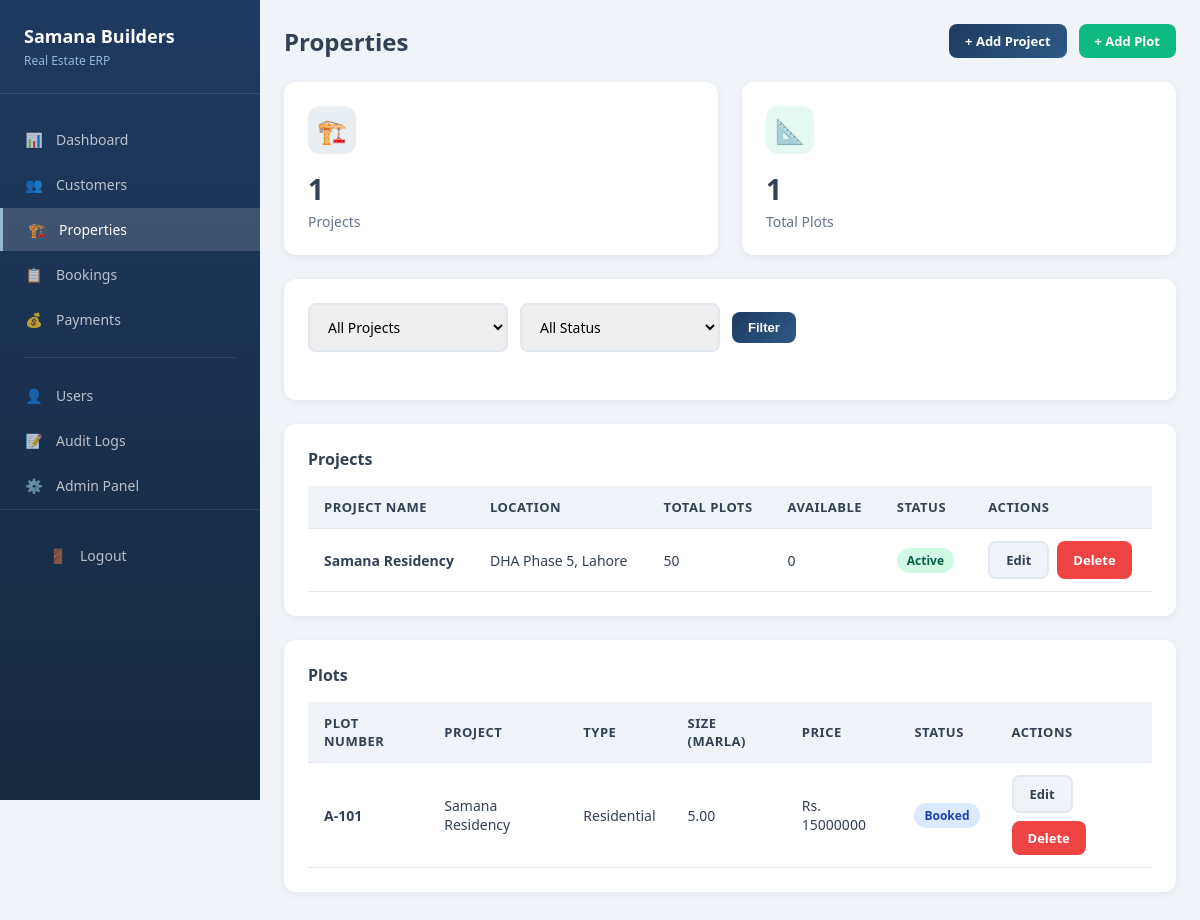
The app's page /properties/ (signed in) with its own data.
### properties/models.py (models this page shows, shortened)
class Project(models.Model):
    name = models.CharField(max_length=200)
    description = models.TextField(blank=True)
    location = models.CharField(max_length=200)
    total_plots = models.PositiveIntegerField(default=0)
    is_active = models.BooleanField(default=True)
    created_at = models.DateTimeField(auto_now_add=True)
    updated_at = models.DateTimeField(auto_now=True)
    @property
    def available_plots(self):
        return self.plots.filter(status='available').count()
    class Meta:
        verbose_name_plural = 'Projects'

class Plot(models.Model):
    STATUS_CHOICES = [
        ('available', 'Available'),
        ('reserved', 'Reserved'),
        ('booked', 'Booked'),
        ('sold', 'Sold'),
        ('cancelled', 'Cancelled'),
    ]
    TYPE_CHOICES = [
        ('residential', 'Residential'),
        ('commercial', 'Commercial'),
        ('industrial', 'Industrial'),
    ]
    plot_number = models.CharField(max_length=50)
    project = models.ForeignKey(Project, on_delete=models.CASCADE, related_name='plots')
    plot_type = models.CharField(max_length=20, choices=TYPE_CHOICES, default='residential')
    size_marla = models.DecimalField(max_digits=10, decimal_places=2, help_text="Size in Marla")
    size_sqft = models.DecimalField(max_digits=10, decimal_places=2, blank=True, null=True, help_text="Size in Square Feet")
    price = models.DecimalField(max_digits=15, decimal_places=2)
    status = models.CharField(max_length=20, choices=STATUS_CHOICES, default='available')
    description = models.TextField(blank=True)
    created_at = models.DateTimeField(auto_now_add=True)
    updated_at = models.DateTimeField(auto_now=True)
    class Meta:
        unique_together = ['project', 'plot_number']
        ordering = ['project', 'plot_number']

### core/views.py (the view)
# urls.py: path('properties/', core_views.properties_view, name='properties'),
@login_required
def properties_view(request):
    projects = Project.objects.all()
    plots = Plot.objects.select_related('project').all()
    project_filter = request.GET.get('project', '')
    status_filter = request.GET.get('status', '')
    if project_filter:
        plots = plots.filter(project_id=project_filter)
    if status_filter:
        plots = plots.filter(status=status_filter)
    context = {
        'projects': projects,
        'plots': plots,
        'project_filter': project_filter,
        'status_filter': status_filter,
    }
    return render(request, 'properties.html', context)

### templates/properties.html (shortened to what this page needs)
{% extends 'base.html' %}
{% block content %}
<div class="app-layout">
    <aside class="sidebar">
        <div class="sidebar-brand">
            <h2>Samana Builders</h2>
            <p>Real Estate ERP</p>
        </div>
        <ul class="nav-menu">
            <li class="nav-item">
                <a href="{% url 'dashboard' %}" class="nav-link">
                    <span class="nav-icon">📊</span>
                    Dashboard
                </a>
            </li>
            <li class="nav-item">
                <a href="{% url 'customers' %}" class="nav-link">
                    <span class="nav-icon">👥</span>
                    Customers
                </a>
            </li>
            <li class="nav-item">
                <a href="{% url 'properties' %}" class="nav-link active">
                    <span class="nav-icon">🏗️</span>
                    Properties
                </a>
            </li>
            <li class="nav-item">
                <a href="{% url 'bookings' %}" class="nav-link">
                    <span class="nav-icon">📋</span>
                    Bookings
                </a>
            </li>
            <li class="nav-item">
                <a href="{% url 'payments' %}" class="nav-link">
                    <span class="nav-icon">💰</span>
                    Payments
                </a>
            </li>
            <div class="nav-divider"></div>
            <li class="nav-item">
                <a href="{% url 'users' %}" class="nav-link">
                    <span class="nav-icon">👤</span>
                    Users
                </a>
            </li>
            <li class="nav-item">
                <a href="{% url 'audit_logs' %}" class="nav-link">
                    <span class="nav-icon">📝</span>
                    Audit Logs
                </a>
            </li>
            <li class="nav-item">
                <a href="/admin/" class="nav-link">
                    <span class="nav-icon">⚙️</span>
                    Admin Panel
                </a>
            </li>
        </ul>
        <div style="margin-top: auto; padding: 24px; border-top: 1px solid rgba(255,255,255,0.1);">
            <a href="{% url 'logout' %}" class="nav-link">
                <span class="nav-icon">🚪</span>
                Logout
            </a>
        </div>
    </aside>
    <main class="main-content">
        <div class="page-header">
            <h1>Properties</h1>
            <div class="user-info">
                <a href="{% url 'project_create' %}" class="btn btn-primary btn-sm">+ Add Project</a>
                <a href="{% url 'plot_create' %}" class="btn btn-success btn-sm">+ Add Plot</a>
            </div>
        </div>
        <div class="stats-grid">
            <div class="stat-card">
                <div class="stat-icon blue">🏗️</div>
                <div class="stat-value">{{ projects|length }}</div>
                <div class="stat-label">Projects</div>
            </div>
            <div class="stat-card">
                <div class="stat-icon green">📐</div>
                <div class="stat-value">{{ plots|length }}</div>
                <div class="stat-label">Total Plots</div>
            </div>
        </div>
        <div class="card">
            <form method="get" class="filters">
                <select name="project" class="form-control">
                    <option value="">All Projects</option>
                </select>
                <select name="status" class="form-control">
                    <option value="">All Status</option>
                </select>
                <button type="submit" class="btn btn-primary btn-sm">Filter</button>
            </form>
        </div>
        <div class="card">
            <div class="card-header">
                <h3>Projects</h3>
            </div>
            <div class="table-container">
                {% if projects %}
                <table>
                    <thead>
                        <tr>
                            <th>Project Name</th>
                            <th>Location</th>
                            <th>Total Plots</th>
                            <th>Available</th>
                            <th>Status</th>
                            <th>Actions</th>
                        </tr>
                    </thead>
                    <tbody>
                        {% for project in projects %}
                        <tr>
                            <td><strong>{{ project.name }}</strong></td>
                            <td>{{ project.location }}</td>
                            <td>{{ project.total_plots }}</td>
                            <td>{{ project.available_plots }}</td>
                            <td>
                                <span class="badge badge-{% if project.is_active %}success{% else %}secondary{% endif %}">
                                    {% if project.is_active %}Active{% else %}Inactive{% endif %}
                                </span>
                            </td>
                            <td>
                                <div class="btn-group">
                                    <a href="{% url 'project_edit' project.pk %}" class="btn btn-secondary btn-sm">Edit</a>
                                    <a href="{% url 'project_delete' project.pk %}" class="btn btn-danger btn-sm">Delete</a>
                                </div>
                            </td>
                        </tr>
                        {% endfor %}
                    </tbody>
                </table>
                {% else %}
                <div class="empty-state">
                    <p>No projects found</p>
                </div>
                {% endif %}
            </div>
        </div>
        <div class="card">
            <div class="card-header">
                <h3>Plots</h3>
            </div>
            <div class="table-container">
                {% if plots %}
                <table>
                    <thead>
                        <tr>
                            <th>Plot Number</th>
                            <th>Project</th>
                            <th>Type</th>
                            <th>Size (Marla)</th>
                            <th>Price</th>
                            <th>Status</th>
                            <th>Actions</th>
                        </tr>
                    </thead>
                    <tbody>
                        {% for plot in plots %}
                        <tr>
                            <td><strong>{{ plot.plot_number }}</strong></td>
                            <td>{{ plot.project.name }}</td>
                            <td>{{ plot.get_plot_type_display }}</td>
                            <td>{{ plot.size_marla }}</td>
                            <td>Rs. {{ plot.price|floatformat:0 }}</td>
                            <td>
                                <span class="badge badge-{% if plot.status == 'available' %}success{% elif plot.status == 'booked' %}info{% elif plot.status == 'sold' %}secondary{% elif plot.status == 'reserved' %}warning{% else %}danger{% endif %}">
                                    {{ plot.get_status_display }}
                                </span>
                            </td>
                            <td>
                                <div class="btn-group">
                                    <a href="{% url 'plot_edit' plot.pk %}" class="btn btn-secondary btn-sm">Edit</a>
                                    <a href="{% url 'plot_delete' plot.pk %}" class="btn btn-danger btn-sm">Delete</a>
                                </div>
                            </td>
                        </tr>
                        {% endfor %}
                    </tbody>
                </table>
                {% else %}
                <div class="empty-state">
                    <p>No plots found</p>
                </div>
                {% endif %}
            </div>
        </div>
    </main>
</div>
{% endblock %}

### templates/base.html (style rules this page uses)
* { margin: 0; padding: 0; box-sizing: border-box; }
body { font-family: 'Segoe UI', Tahoma, Geneva, Verdana, sans-serif; background: #f0f4f8; min-height: 100vh; }
:root { --primary-dark: #1e3a5f; --primary: #2d5a87; --primary-light: #94b8d4; --accent-green: #10b981; --accent-amber: #f59e0b; --accent-red: #ef4444; --bg-light: #f0f4f8; --text-dark: #334155; --border: #e2e8f0; }
.form-control { width: 100%; padding: 12px 14px; border: 2px solid var(--border); border-radius: 8px; font-size: 14px; transition: all 0.3s; font-family: inherit; }
select.form-control { cursor: pointer; }
.btn { display: inline-flex; align-items: center; justify-content: center; padding: 12px 24px; border: none; border-radius: 8px; font-size: 14px; font-weight: 600; cursor: pointer; transition: all 0.3s; text-decoration: none; gap: 8px; }
.btn-primary { background: linear-gradient(135deg, var(--primary-dark) 0%, var(--primary) 100%); color: white; }
.btn-success { background: var(--accent-green); color: white; }
.btn-danger { background: var(--accent-red); color: white; }
.btn-secondary { background: var(--bg-light); color: var(--text-dark); border: 2px solid var(--border); }
.btn-sm { padding: 8px 16px; font-size: 13px; }
.btn-group { display: flex; gap: 8px; flex-wrap: wrap; }
.app-layout { display: flex; min-height: 100vh; }
.sidebar { width: 260px; background: linear-gradient(180deg, var(--primary-dark) 0%, #15293f 100%); color: white; padding: 24px 0; position: fixed; height: 100vh; overflow-y: auto; }
.sidebar-brand { padding: 0 24px 24px; border-bottom: 1px solid rgba(255,255,255,0.1); margin-bottom: 24px; }
.sidebar-brand h2 { font-size: 18px; margin-bottom: 4px; }
.sidebar-brand p { font-size: 12px; color: var(--primary-light); }
.nav-menu { list-style: none; }
.nav-item { margin-bottom: 2px; }
.nav-link { display: flex; align-items: center; padding: 12px 24px; color: rgba(255,255,255,0.7); text-decoration: none; transition: all 0.3s; font-size: 14px; }
.nav-link.active { background: rgba(255,255,255,0.15); color: white; border-left: 3px solid var(--primary-light); }
.nav-icon { width: 20px; margin-right: 12px; text-align: center; }
.nav-divider { height: 1px; background: rgba(255,255,255,0.1); margin: 16px 24px; }
.main-content { flex: 1; margin-left: 260px; padding: 24px; }
.page-header { display: flex; justify-content: space-between; align-items: center; margin-bottom: 24px; }
.page-header h1 { font-size: 24px; color: var(--text-dark); }
.user-info { display: flex; align-items: center; gap: 12px; }
.card { background: white; border-radius: 12px; box-shadow: 0 2px 8px rgba(0,0,0,0.06); padding: 24px; margin-bottom: 24px; }
.card-header { display: flex; justify-content: space-between; align-items: center; margin-bottom: 16px; }
.card-header h3 { font-size: 16px; color: var(--text-dark); }
.stats-grid { display: grid; grid-template-columns: repeat(auto-fit, minmax(200px, 1fr)); gap: 24px; margin-bottom: 24px; }
.stat-card { background: white; border-radius: 12px; padding: 24px; box-shadow: 0 2px 8px rgba(0,0,0,0.06); }
.stat-card .stat-icon { width: 48px; height: 48px; border-radius: 12px; display: flex; align-items: center; justify-content: center; font-size: 24px; margin-bottom: 16px; }
.stat-card .stat-value { font-size: 28px; font-weight: 700; color: var(--text-dark); margin-bottom: 4px; }
.stat-card .stat-label { font-size: 14px; color: #64748b; }
.stat-icon.blue { background: rgba(45,90,135,0.1); color: var(--primary); }
.stat-icon.green { background: rgba(16,185,129,0.1); color: var(--accent-green); }
.table-container { overflow-x: auto; }
table { width: 100%; border-collapse: collapse; }
th, td { padding: 12px 16px; text-align: left; border-bottom: 1px solid var(--border); }
th { background: var(--bg-light); font-weight: 600; color: var(--text-dark); font-size: 13px; text-transform: uppercase; letter-spacing: 0.5px; }
td { font-size: 14px; color: var(--text-dark); }
.badge { padding: 4px 10px; border-radius: 20px; font-size: 12px; font-weight: 600; display: inline-block; }
.badge-success { background: #d1fae5; color: #065f46; }
.badge-info { background: #dbeafe; color: #1e40af; }
.filters { display: flex; gap: 12px; margin-bottom: 24px; flex-wrap: wrap; align-items: center; }
.filters .form-control { width: auto; min-width: 200px; }

### records on screen
Project: name "Samana Residency", location "DHA Phase 5, Lahore", total_plots "50", available_plots "0", is_active "Active"
Plot: plot_number "A-101", project.name "Samana Residency", plot_type "Residential", size_marla "5.00", price "15000000", status "Booked"

### other values on screen
{{ projects|length }} "1"
{{ plots|length }} "1"
